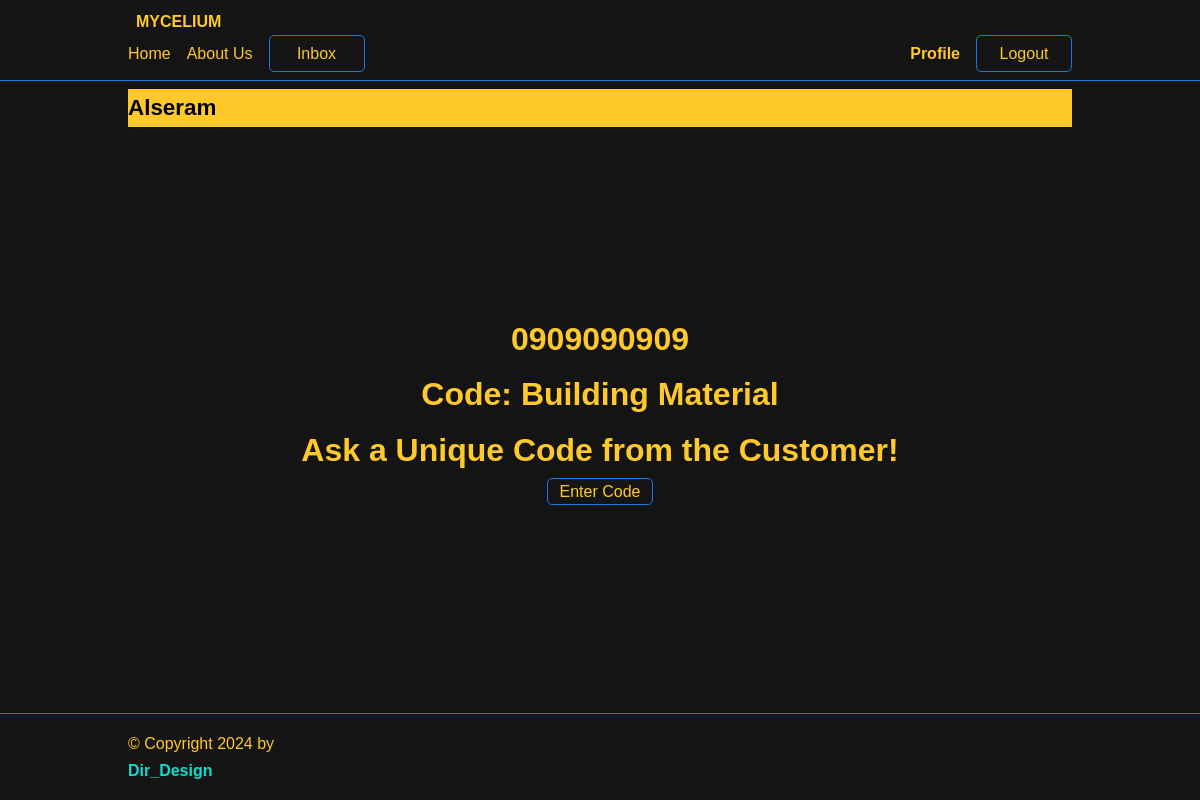
Page /store_profile/ (signed in) on the earlier database version.
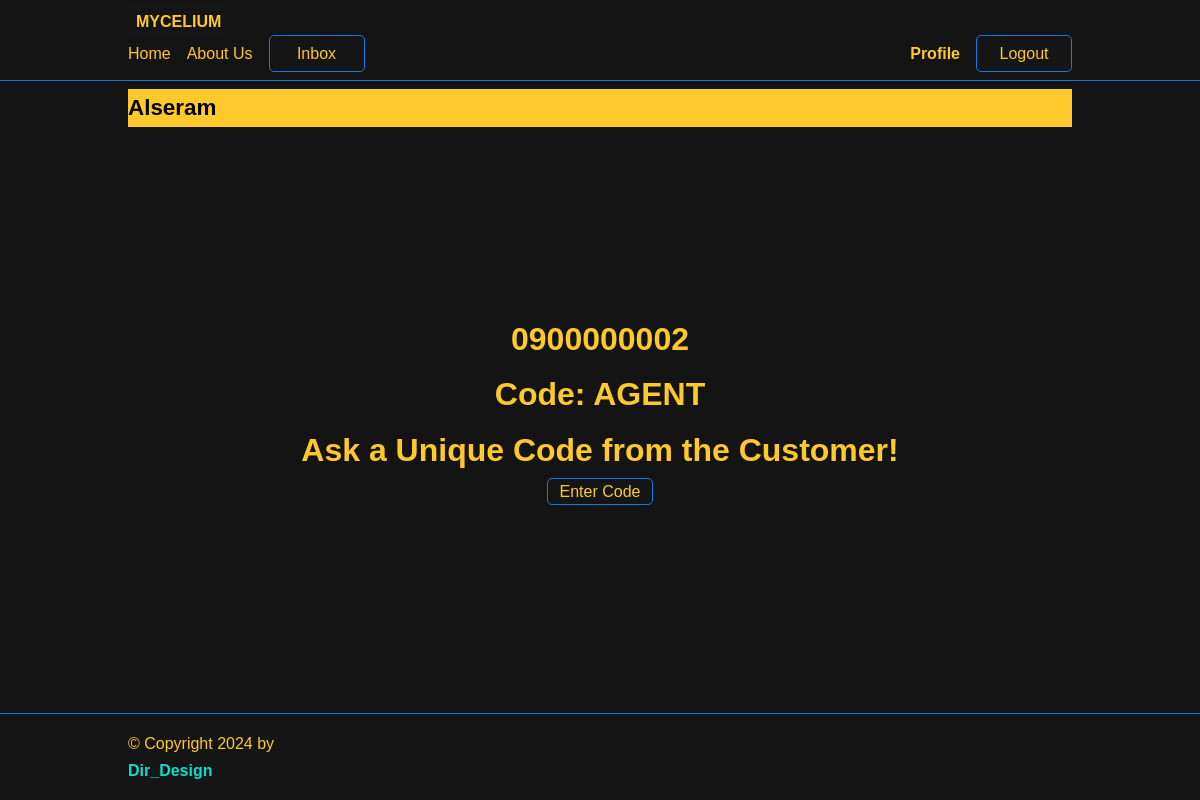
Same page on the later database version.
### account/models.py (models this page shows, shortened)
class MyUser(AbstractBaseUser):
    class Types(models.TextChoices):
        AGENT = 'AGENT', 'agent'
        STORE = 'STORE', 'store'
        ADMINA = 'ADMINA', 'admina'
    def cats():
        CATGS =[
            ("Electronics", "electronics"),
            ("Fashion", "fashion"),
            ("Books", "books"),
            ("Building Material", "building material"),
            ("Stationary", "stationary"),
            ("Fashion", "fashine"),
            ("Furniture", "furniture"),
        ]
        return CATGS
    product =  models.ManyToManyField(Product, default = 1)
    type = models.CharField(max_length = 8, choices = Types.choices, default = Types.AGENT)
    phone_regex = RegexValidator(regex=r'^\+?1?\d{9,15}$', message="Phone number must be entered in the format: '+999999999'. Up to 15 digits allowed.")
    phone = models.CharField(validators=[phone_regex], max_length=13, unique=True) # Validators should be a list
    name = models.CharField(max_length=100)
    username = models.CharField(max_length=100)
    qrImg = models.ImageField(upload_to='user_qr')
    address = models.CharField(max_length=100)
    description = models.CharField(max_length=255)
    category1 = models.CharField(max_length = 100, choices = cats(), default = Types.AGENT)
    is_active = models.BooleanField(default=True)
    is_admin = models.BooleanField(default=False)
    is_staff = models.BooleanField(default=False)
    is_agent = models.BooleanField(default=False)
    is_store = models.BooleanField(default=False)
    is_admina = models.BooleanField(default=False)
    objects = MyUserManager()
    USERNAME_FIELD = 'phone'
    @property
    def is_staff(self):
        "Is the user a member of staff?"
        return self.is_admin

### account/views.py (the view)
# urls.py: path('store_profile/', views.Storepage, name='store_profile'),
@login_required
def Storepage(request):
    user_form = StoreForm(instance=request.user)
    return render(request = request, template_name ="store_profile.html", context = {"user":request.user,
        "user_form": user_form})

### account/templates/store_profile.html (shortened to what this page needs)
{% extends 'base.html' %}
{% block content %}
{% if user.type == 'STORE' %}
    <h2>{{user.name}}</h2>
{% else %}
    <h2>Alseram</h2>
{% endif %}
<div class="center">
	<h4 class="text-center">{{ user.phone | title }}</h4>
	<h4 class="text-center">Code: {{ user.category1 }}</h4>
	<h4>Ask a Unique Code from the Customer!</h4>
	<div>
		<a class="btn btn-primary cta" href="{% url 'purchase_index' %}">Enter Code</a>
	</div>
</div>
{% endblock content %}

Differences in the rows shown:
changed MyUser: phone "0909090909" → "0900000002"; category1 "Building Material" → "AGENT"
